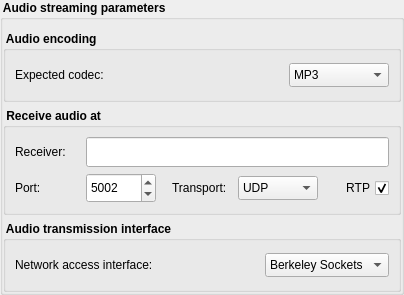
          <widget class="QGroupBox" name="mGrpStreamParamsAudio">
           <property name="font">
            <font>
             <weight>75</weight>
             <bold>true</bold>
            </font>
           </property>
           <property name="title">
            <string> Audio streaming parameters </string>
           </property>
           <property name="flat">
            <bool>true</bool>
           </property>
           <layout class="QVBoxLayout" name="verticalLayout_8">
            <property name="leftMargin">
             <number>0</number>
            </property>
            <property name="topMargin">
             <number>11</number>
            </property>
            <property name="rightMargin">
             <number>0</number>
            </property>
            <property name="bottomMargin">
             <number>0</number>
            </property>
            <item>
             <widget class="QGroupBox" name="groupBox_7">
              <property name="title">
               <string> Audio encoding </string>
              </property>
              <layout class="QVBoxLayout" name="verticalLayout_15">
               <item>
                <layout class="QHBoxLayout" name="horizontalLayout_2">
                 <item>
                  <widget class="QLabel" name="mLbCodecAudio">
                   <property name="minimumSize">
                    <size>
                     <width>0</width>
                     <height>30</height>
                    </size>
                   </property>
                   <property name="maximumSize">
                    <size>
                     <width>16777215</width>
                     <height>30</height>
                    </size>
                   </property>
                   <property name="font">
                    <font>
                     <weight>50</weight>
                     <bold>false</bold>
                    </font>
                   </property>
                   <property name="text">
                    <string>Expected codec:</string>
                   </property>
                  </widget>
                 </item>
                 <item>
                  <spacer name="horizontalSpacer_13">
                   <property name="orientation">
                    <enum>Qt::Horizontal</enum>
                   </property>
                   <property name="sizeHint" stdset="0">
                    <size>
                     <width>40</width>
                     <height>20</height>
                    </size>
                   </property>
                  </spacer>
                 </item>
                 <item>
                  <widget class="QComboBox" name="mCbCodecAudio">
                   <property name="minimumSize">
                    <size>
                     <width>0</width>
                     <height>24</height>
                    </size>
                   </property>
                   <property name="maximumSize">
                    <size>
                     <width>16777215</width>
                     <height>24</height>
                    </size>
                   </property>
                   <property name="font">
                    <font>
                     <weight>50</weight>
                     <bold>false</bold>
                    </font>
                   </property>
                   <property name="layoutDirection">
                    <enum>Qt::LeftToRight</enum>
                   </property>
                   <property name="currentIndex">
                    <number>3</number>
                   </property>
                   <property name="maxVisibleItems">
                    <number>9</number>
                   </property>
                   <item>
                    <property name="text">
                     <string>G711 A-law</string>
                    </property>
                   </item>
                   <item>
                    <property name="text">
                     <string>G711 µ-law</string>
                    </property>
                   </item>
                   <item>
                    <property name="text">
                     <string>G722 adpcm</string>
                    </property>
                   </item>
                   <item>
                    <property name="text">
                     <string>MP3</string>
                    </property>
                   </item>
                   <item>
                    <property name="text">
                     <string>PCM16</string>
                    </property>
                   </item>
                  </widget>
                 </item>
                </layout>
               </item>
              </layout>
             </widget>
            </item>
            <item>
             <widget class="QGroupBox" name="groupBox_9">
              <property name="title">
               <string> Receive audio at </string>
              </property>
              <layout class="QVBoxLayout" name="verticalLayout_17">
               <item>
                <layout class="QHBoxLayout" name="_8">
                 <item>
                  <widget class="QLabel" name="mLbHostAudio">
                   <property name="sizePolicy">
                    <sizepolicy hsizetype="Fixed" vsizetype="Fixed">
                     <horstretch>0</horstretch>
                     <verstretch>0</verstretch>
                    </sizepolicy>
                   </property>
                   <property name="minimumSize">
                    <size>
                     <width>65</width>
                     <height>30</height>
                    </size>
                   </property>
                   <property name="maximumSize">
                    <size>
                     <width>65</width>
                     <height>30</height>
                    </size>
                   </property>
                   <property name="font">
                    <font>
                     <weight>50</weight>
                     <bold>false</bold>
                    </font>
                   </property>
                   <property name="text">
                    <string>Receiver:</string>
                   </property>
                  </widget>
                 </item>
                 <item>
                  <widget class="QLineEdit" name="mLeHostAudio">
                   <property name="minimumSize">
                    <size>
                     <width>200</width>
                     <height>30</height>
                    </size>
                   </property>
                   <property name="maximumSize">
                    <size>
                     <width>16777215</width>
                     <height>30</height>
                    </size>
                   </property>
                   <property name="font">
                    <font>
                     <weight>50</weight>
                     <bold>false</bold>
                    </font>
                   </property>
                   <property name="alignment">
                    <set>Qt::AlignCenter</set>
                   </property>
                  </widget>
                 </item>
                </layout>
               </item>
               <item>
                <layout class="QHBoxLayout" name="_5">
                 <item>
                  <widget class="QLabel" name="label_4">
                   <property name="minimumSize">
                    <size>
                     <width>65</width>
                     <height>30</height>
                    </size>
                   </property>
                   <property name="maximumSize">
                    <size>
                     <width>65</width>
                     <height>30</height>
                    </size>
                   </property>
                   <property name="font">
                    <font>
                     <weight>50</weight>
                     <bold>false</bold>
                    </font>
                   </property>
                   <property name="text">
                    <string>Port:</string>
                   </property>
                  </widget>
                 </item>
                 <item>
                  <widget class="QSpinBox" name="mSbPortAudio">
                   <property name="minimumSize">
                    <size>
                     <width>70</width>
                     <height>30</height>
                    </size>
                   </property>
                   <property name="maximumSize">
                    <size>
                     <width>70</width>
                     <height>30</height>
                    </size>
                   </property>
                   <property name="font">
                    <font>
                     <weight>50</weight>
                     <bold>false</bold>
                    </font>
                   </property>
                   <property name="suffix">
                    <string/>
                   </property>
                   <property name="prefix">
                    <string/>
                   </property>
                   <property name="minimum">
                    <number>1024</number>
                   </property>
                   <property name="maximum">
                    <number>65535</number>
                   </property>
                   <property name="value">
                    <number>5002</number>
                   </property>
                  </widget>
                 </item>
                 <item>
                  <spacer>
                   <property name="orientation">
                    <enum>Qt::Horizontal</enum>
                   </property>
                   <property name="sizeType">
                    <enum>QSizePolicy::MinimumExpanding</enum>
                   </property>
                   <property name="sizeHint" stdset="0">
                    <size>
                     <width>10</width>
                     <height>20</height>
                    </size>
                   </property>
                  </spacer>
                 </item>
                 <item>
                  <widget class="QLabel" name="label_2">
                   <property name="minimumSize">
                    <size>
                     <width>60</width>
                     <height>30</height>
                    </size>
                   </property>
                   <property name="maximumSize">
                    <size>
                     <width>60</width>
                     <height>30</height>
                    </size>
                   </property>
                   <property name="font">
                    <font>
                     <weight>50</weight>
                     <bold>false</bold>
                    </font>
                   </property>
                   <property name="text">
                    <string>Transport:</string>
                   </property>
                  </widget>
                 </item>
                 <item>
                  <widget class="QComboBox" name="mCbTransportAudio">
                   <property name="minimumSize">
                    <size>
                     <width>0</width>
                     <height>24</height>
                    </size>
                   </property>
                   <property name="maximumSize">
                    <size>
                     <width>16777215</width>
                     <height>24</height>
                    </size>
                   </property>
                   <property name="font">
                    <font>
                     <weight>50</weight>
                     <bold>false</bold>
                    </font>
                   </property>
                   <item>
                    <property name="text">
                     <string>UDP</string>
                    </property>
                   </item>
                   <item>
                    <property name="text">
                     <string>TCP</string>
                    </property>
                   </item>
                   <item>
                    <property name="text">
                     <string>UDP-Lite</string>
                    </property>
                   </item>
                   <item>
                    <property name="text">
                     <string>SCTP</string>
                    </property>
                   </item>
                  </widget>
                 </item>
                 <item>
                  <spacer name="horizontalSpacer_6">
                   <property name="orientation">
                    <enum>Qt::Horizontal</enum>
                   </property>
                   <property name="sizeType">
                    <enum>QSizePolicy::MinimumExpanding</enum>
                   </property>
                   <property name="sizeHint" stdset="0">
                    <size>
                     <width>10</width>
                     <height>20</height>
                    </size>
                   </property>
                  </spacer>
                 </item>
                 <item>
                  <widget class="QCheckBox" name="mCbRtpAudio">
                   <property name="minimumSize">
                    <size>
                     <width>55</width>
                     <height>30</height>
                    </size>
                   </property>
                   <property name="maximumSize">
                    <size>
                     <width>55</width>
                     <height>30</height>
                    </size>
                   </property>
                   <property name="font">
                    <font>
                     <weight>50</weight>
                     <bold>false</bold>
                    </font>
                   </property>
                   <property name="layoutDirection">
                    <enum>Qt::RightToLeft</enum>
                   </property>
                   <property name="text">
                    <string>RTP</string>
                   </property>
                   <property name="checked">
                    <bool>true</bool>
                   </property>
                  </widget>
                 </item>
                </layout>
               </item>
              </layout>
             </widget>
            </item>
            <item>
             <widget class="QGroupBox" name="mGbInterfaceAudio">
              <property name="title">
               <string> Audio transmission interface </string>
              </property>
              <layout class="QVBoxLayout" name="verticalLayout_16">
               <item>
                <layout class="QHBoxLayout" name="_9">
                 <item>
                  <widget class="QLabel" name="label_9">
                   <property name="minimumSize">
                    <size>
                     <width>0</width>
                     <height>30</height>
                    </size>
                   </property>
                   <property name="maximumSize">
                    <size>
                     <width>16777215</width>
                     <height>30</height>
                    </size>
                   </property>
                   <property name="font">
                    <font>
                     <weight>50</weight>
                     <bold>false</bold>
                    </font>
                   </property>
                   <property name="text">
                    <string>Network access interface:</string>
                   </property>
                  </widget>
                 </item>
                 <item>
                  <spacer name="horizontalSpacer_39">
                   <property name="orientation">
                    <enum>Qt::Horizontal</enum>
                   </property>
                   <property name="sizeType">
                    <enum>QSizePolicy::MinimumExpanding</enum>
                   </property>
                   <property name="sizeHint" stdset="0">
                    <size>
                     <width>5</width>
                     <height>20</height>
                    </size>
                   </property>
                  </spacer>
                 </item>
                 <item>
                  <widget class="QComboBox" name="mCbNAPIImplAudio">
                   <property name="minimumSize">
                    <size>
                     <width>0</width>
                     <height>24</height>
                    </size>
                   </property>
                   <property name="maximumSize">
                    <size>
                     <width>16777215</width>
                     <height>24</height>
                    </size>
                   </property>
                   <property name="font">
                    <font>
                     <weight>50</weight>
                     <bold>false</bold>
                    </font>
                   </property>
                   <item>
                    <property name="text">
                     <string>Berkeley Sockets</string>
                    </property>
                   </item>
                  </widget>
                 </item>
                </layout>
               </item>
              </layout>
             </widget>
            </item>
           </layout>
          </widget>
